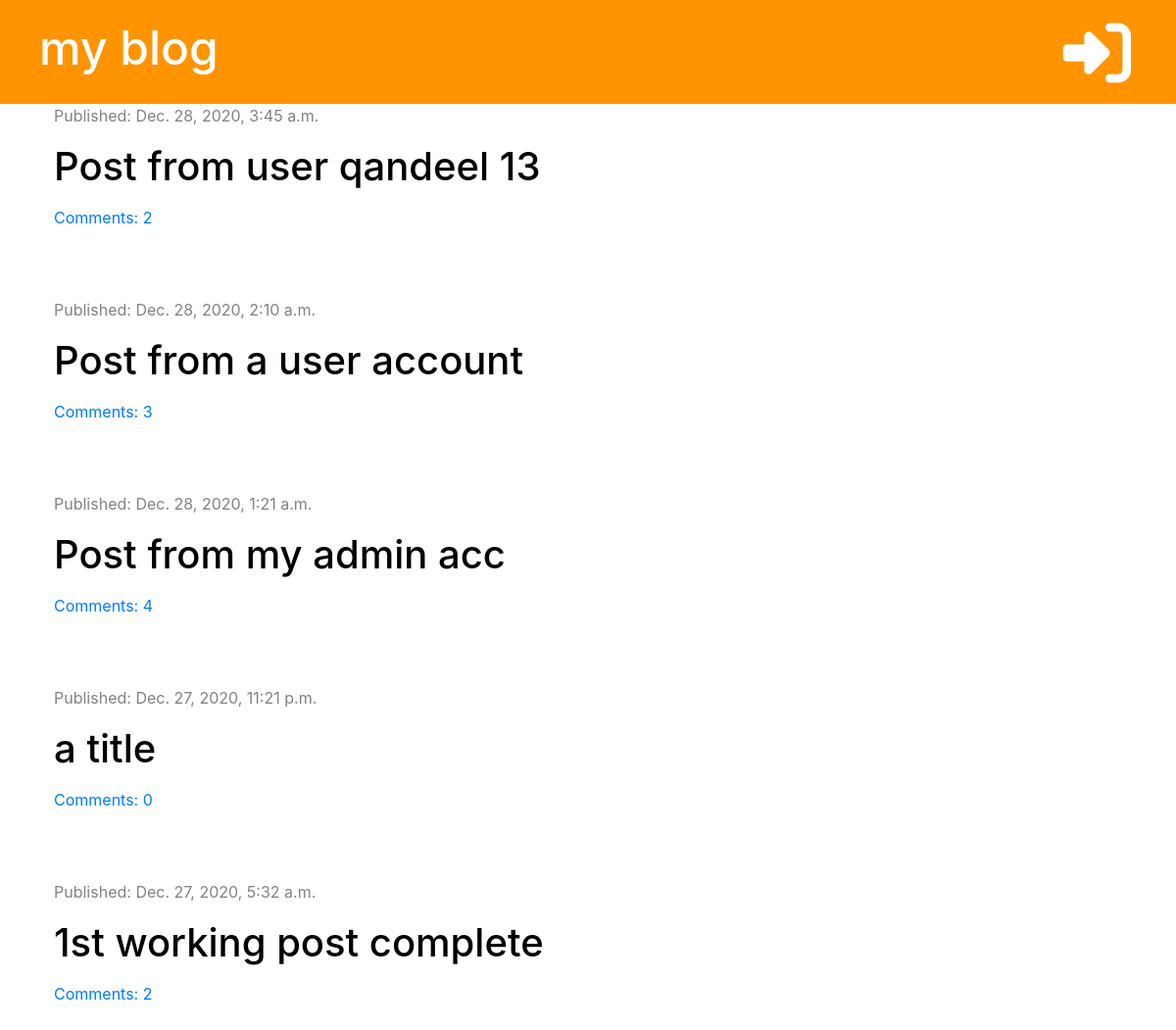
The page / on the database its author committed.
### blog/models.py (models this page shows, shortened)
class Post(models.Model):
    author = models.ForeignKey('auth.User', on_delete=models.CASCADE)
    title = models.CharField(max_length=250)
    text = models.TextField()
    created_date = models.DateTimeField(default=timezone.now)
    published_date = models.DateTimeField(blank=True, null=True)
    def approved_comments(self):
        return self.comments.filter(approved=True)

### blog/views.py (the view)
# urls.py: path('', views.post_list, name='post_list'),
def post_list(request):
    posts = Post.objects.filter(published_date__lte=timezone.now()).order_by('-published_date')
    stuff_for_frontend = {'posts': posts}
    return render(request, 'blog/post_list.html', stuff_for_frontend)

### blog/templatetags/markdownify.py (called while the page is built)
@register.filter
def markdown(value):
    renderer = HighlightRenderer()
    markdown = mistune.Markdown(renderer=renderer)
    return markdown(value)

### blog/templates/blog/post_list.html (shortened to what this page needs)
{% extends "base.html" %}
{% load markdownify %}
{% block content %}
{% for post in posts %}
<div class="post">
    <div class="date">
        <p>Published: {{ post.published_date }}</p>
    </div>
    <h1>
        <a href="{% url 'blog:post_detail' post.id %}">{{ post.title }}</a>
    </h1>
    <a href="{% url 'blog:post_detail' post.id %}">Comments: {{ post.approved_comments.count }}</a>
</div>
{% endfor %}
{% endblock %}

### blog/static/base.css (style rules this page uses)
.date { color: #828282; }
.post { margin-bottom: 70px; }
.post h1 a { color: #000000; }

### rows shown on the page
Post: published_date "Dec. 28, 2020, 3:45 a.m.", title "Post from user qandeel 13", approved_comments.count "2"
Post: published_date "Dec. 28, 2020, 2:10 a.m.", title "Post from a user account", approved_comments.count "3"
Post: published_date "Dec. 28, 2020, 1:21 a.m.", title "Post from my admin acc", approved_comments.count "4"
Post: published_date "Dec. 27, 2020, 11:21 p.m.", title "a title", approved_comments.count "0"
Post: published_date "Dec. 27, 2020, 5:32 a.m.", title "1st working post complete", approved_comments.count "2"
